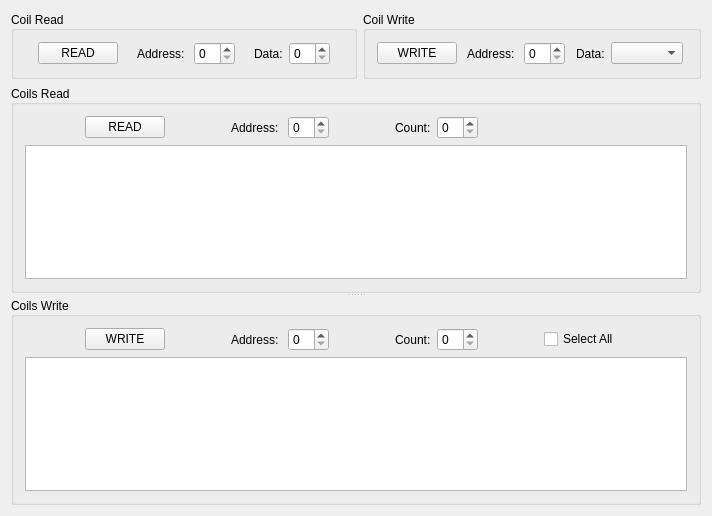
<?xml version="1.0" encoding="UTF-8"?>
<ui version="4.0">
 <class>CoilWidget</class>
 <widget class="QWidget" name="CoilWidget">
  <property name="geometry">
   <rect>
    <x>0</x>
    <y>0</y>
    <width>712</width>
    <height>516</height>
   </rect>
  </property>
  <property name="windowTitle">
   <string>CoilWidget</string>
  </property>
  <layout class="QVBoxLayout" name="verticalLayout_3">
   <item>
    <layout class="QHBoxLayout" name="horizontalLayout_3">
     <item>
      <widget class="QGroupBox" name="coilReadGroupBox">
       <property name="title">
        <string>Coil Read</string>
       </property>
       <property name="alignment">
        <set>Qt::AlignmentFlag::AlignLeading|Qt::AlignmentFlag::AlignLeft|Qt::AlignmentFlag::AlignVCenter</set>
       </property>
       <layout class="QHBoxLayout" name="horizontalLayout">
        <item>
         <spacer name="horizontalSpacer">
          <property name="orientation">
           <enum>Qt::Orientation::Horizontal</enum>
          </property>
          <property name="sizeHint" stdset="0">
           <size>
            <width>40</width>
            <height>20</height>
           </size>
          </property>
         </spacer>
        </item>
        <item>
         <widget class="QPushButton" name="coilReadBtn">
          <property name="text">
           <string>READ</string>
          </property>
         </widget>
        </item>
        <item>
         <spacer name="horizontalSpacer_2">
          <property name="orientation">
           <enum>Qt::Orientation::Horizontal</enum>
          </property>
          <property name="sizeHint" stdset="0">
           <size>
            <width>40</width>
            <height>20</height>
           </size>
          </property>
         </spacer>
        </item>
        <item>
         <widget class="QLabel" name="coilReadAddressLabel">
          <property name="text">
           <string>Address: </string>
          </property>
         </widget>
        </item>
        <item>
         <widget class="QSpinBox" name="coilReadAddressSpinBox"/>
        </item>
        <item>
         <spacer name="horizontalSpacer_4">
          <property name="orientation">
           <enum>Qt::Orientation::Horizontal</enum>
          </property>
          <property name="sizeHint" stdset="0">
           <size>
            <width>40</width>
            <height>20</height>
           </size>
          </property>
         </spacer>
        </item>
        <item>
         <widget class="QLabel" name="coilReadDataLabel">
          <property name="text">
           <string>Data:</string>
          </property>
         </widget>
        </item>
        <item>
         <widget class="QSpinBox" name="coilReadDataSpinBox"/>
        </item>
        <item>
         <spacer name="horizontalSpacer_3">
          <property name="orientation">
           <enum>Qt::Orientation::Horizontal</enum>
          </property>
          <property name="sizeHint" stdset="0">
           <size>
            <width>40</width>
            <height>20</height>
           </size>
          </property>
         </spacer>
        </item>
       </layout>
      </widget>
     </item>
     <item>
      <widget class="QGroupBox" name="coilWriteGroupBox">
       <property name="title">
        <string>Coil Write</string>
       </property>
       <property name="alignment">
        <set>Qt::AlignmentFlag::AlignLeading|Qt::AlignmentFlag::AlignLeft|Qt::AlignmentFlag::AlignVCenter</set>
       </property>
       <layout class="QHBoxLayout" name="horizontalLayout_2">
        <item>
         <spacer name="horizontalSpacer_5">
          <property name="orientation">
           <enum>Qt::Orientation::Horizontal</enum>
          </property>
          <property name="sizeHint" stdset="0">
           <size>
            <width>1</width>
            <height>20</height>
           </size>
          </property>
         </spacer>
        </item>
        <item>
         <widget class="QPushButton" name="coilWriteBtn">
          <property name="text">
           <string>WRITE</string>
          </property>
         </widget>
        </item>
        <item>
         <spacer name="horizontalSpacer_6">
          <property name="orientation">
           <enum>Qt::Orientation::Horizontal</enum>
          </property>
          <property name="sizeHint" stdset="0">
           <size>
            <width>40</width>
            <height>20</height>
           </size>
          </property>
         </spacer>
        </item>
        <item>
         <widget class="QLabel" name="coilWriteAddressLabel">
          <property name="text">
           <string>Address: </string>
          </property>
         </widget>
        </item>
        <item>
         <widget class="QSpinBox" name="coilWriteAddressSpinBox"/>
        </item>
        <item>
         <spacer name="horizontalSpacer_7">
          <property name="orientation">
           <enum>Qt::Orientation::Horizontal</enum>
          </property>
          <property name="sizeHint" stdset="0">
           <size>
            <width>40</width>
            <height>20</height>
           </size>
          </property>
         </spacer>
        </item>
        <item>
         <widget class="QLabel" name="coilWriteDataLabel">
          <property name="text">
           <string>Data:</string>
          </property>
         </widget>
        </item>
        <item>
         <widget class="QComboBox" name="coilWriteDataComboBox"/>
        </item>
        <item>
         <spacer name="horizontalSpacer_8">
          <property name="orientation">
           <enum>Qt::Orientation::Horizontal</enum>
          </property>
          <property name="sizeHint" stdset="0">
           <size>
            <width>40</width>
            <height>20</height>
           </size>
          </property>
         </spacer>
        </item>
       </layout>
      </widget>
     </item>
    </layout>
   </item>
   <item>
    <widget class="QSplitter" name="splitter">
     <property name="orientation">
      <enum>Qt::Orientation::Vertical</enum>
     </property>
     <widget class="QGroupBox" name="coilsReadGroupBox">
      <property name="title">
       <string>Coils Read</string>
      </property>
      <property name="alignment">
       <set>Qt::AlignmentFlag::AlignLeading|Qt::AlignmentFlag::AlignLeft|Qt::AlignmentFlag::AlignVCenter</set>
      </property>
      <layout class="QVBoxLayout" name="verticalLayout">
       <item>
        <layout class="QHBoxLayout" name="horizontalLayout_4">
         <item>
          <spacer name="horizontalSpacer_9">
           <property name="orientation">
            <enum>Qt::Orientation::Horizontal</enum>
           </property>
           <property name="sizeType">
            <enum>QSizePolicy::Policy::Fixed</enum>
           </property>
           <property name="sizeHint" stdset="0">
            <size>
             <width>60</width>
             <height>20</height>
            </size>
           </property>
          </spacer>
         </item>
         <item>
          <widget class="QPushButton" name="coilsReadBtn">
           <property name="text">
            <string>READ</string>
           </property>
          </widget>
         </item>
         <item>
          <spacer name="horizontalSpacer_10">
           <property name="orientation">
            <enum>Qt::Orientation::Horizontal</enum>
           </property>
           <property name="sizeType">
            <enum>QSizePolicy::Policy::Fixed</enum>
           </property>
           <property name="sizeHint" stdset="0">
            <size>
             <width>60</width>
             <height>20</height>
            </size>
           </property>
          </spacer>
         </item>
         <item>
          <widget class="QLabel" name="coilsReadAddressLabel">
           <property name="text">
            <string>Address: </string>
           </property>
          </widget>
         </item>
         <item>
          <widget class="QSpinBox" name="coilsReadAddressSpinBox"/>
         </item>
         <item>
          <spacer name="horizontalSpacer_11">
           <property name="orientation">
            <enum>Qt::Orientation::Horizontal</enum>
           </property>
           <property name="sizeType">
            <enum>QSizePolicy::Policy::Fixed</enum>
           </property>
           <property name="sizeHint" stdset="0">
            <size>
             <width>60</width>
             <height>20</height>
            </size>
           </property>
          </spacer>
         </item>
         <item>
          <widget class="QLabel" name="coilsReadCountLabel">
           <property name="text">
            <string>Count:</string>
           </property>
          </widget>
         </item>
         <item>
          <widget class="QSpinBox" name="coilsReadCountSpinBox"/>
         </item>
         <item>
          <spacer name="horizontalSpacer_12">
           <property name="orientation">
            <enum>Qt::Orientation::Horizontal</enum>
           </property>
           <property name="sizeHint" stdset="0">
            <size>
             <width>40</width>
             <height>20</height>
            </size>
           </property>
          </spacer>
         </item>
        </layout>
       </item>
       <item>
        <widget class="QTableView" name="coilsReadTableView"/>
       </item>
      </layout>
     </widget>
     <widget class="QGroupBox" name="coilsWriteGroupBox">
      <property name="title">
       <string>Coils Write</string>
      </property>
      <property name="alignment">
       <set>Qt::AlignmentFlag::AlignLeading|Qt::AlignmentFlag::AlignLeft|Qt::AlignmentFlag::AlignVCenter</set>
      </property>
      <layout class="QVBoxLayout" name="verticalLayout_2">
       <item>
        <layout class="QHBoxLayout" name="horizontalLayout_5">
         <item>
          <spacer name="horizontalSpacer_13">
           <property name="orientation">
            <enum>Qt::Orientation::Horizontal</enum>
           </property>
           <property name="sizeType">
            <enum>QSizePolicy::Policy::Fixed</enum>
           </property>
           <property name="sizeHint" stdset="0">
            <size>
             <width>60</width>
             <height>20</height>
            </size>
           </property>
          </spacer>
         </item>
         <item>
          <widget class="QPushButton" name="coilsWriteBtn">
           <property name="text">
            <string>WRITE</string>
           </property>
          </widget>
         </item>
         <item>
          <spacer name="horizontalSpacer_15">
           <property name="orientation">
            <enum>Qt::Orientation::Horizontal</enum>
           </property>
           <property name="sizeType">
            <enum>QSizePolicy::Policy::Fixed</enum>
           </property>
           <property name="sizeHint" stdset="0">
            <size>
             <width>60</width>
             <height>20</height>
            </size>
           </property>
          </spacer>
         </item>
         <item>
          <widget class="QLabel" name="coilsWriteAddressLabel">
           <property name="text">
            <string>Address: </string>
           </property>
          </widget>
         </item>
         <item>
          <widget class="QSpinBox" name="coilsWriteAddressSpinBox"/>
         </item>
         <item>
          <spacer name="horizontalSpacer_16">
           <property name="orientation">
            <enum>Qt::Orientation::Horizontal</enum>
           </property>
           <property name="sizeType">
            <enum>QSizePolicy::Policy::Fixed</enum>
           </property>
           <property name="sizeHint" stdset="0">
            <size>
             <width>60</width>
             <height>20</height>
            </size>
           </property>
          </spacer>
         </item>
         <item>
          <widget class="QLabel" name="coilsWriteCountLabel">
           <property name="text">
            <string>Count:</string>
           </property>
          </widget>
         </item>
         <item>
          <widget class="QSpinBox" name="coilsWriteCountSpinBox"/>
         </item>
         <item>
          <spacer name="horizontalSpacer_17">
           <property name="orientation">
            <enum>Qt::Orientation::Horizontal</enum>
           </property>
           <property name="sizeType">
            <enum>QSizePolicy::Policy::Fixed</enum>
           </property>
           <property name="sizeHint" stdset="0">
            <size>
             <width>60</width>
             <height>20</height>
            </size>
           </property>
          </spacer>
         </item>
         <item>
          <widget class="QCheckBox" name="coilsWriteSelectAllCheckBox">
           <property name="text">
            <string>Select All</string>
           </property>
          </widget>
         </item>
         <item>
          <spacer name="horizontalSpacer_14">
           <property name="orientation">
            <enum>Qt::Orientation::Horizontal</enum>
           </property>
           <property name="sizeHint" stdset="0">
            <size>
             <width>40</width>
             <height>20</height>
            </size>
           </property>
          </spacer>
         </item>
        </layout>
       </item>
       <item>
        <widget class="QTableView" name="coilsWriteTableView"/>
       </item>
      </layout>
     </widget>
    </widget>
   </item>
  </layout>
 </widget>
 <layoutdefault spacing="6" margin="11"/>
 <resources/>
 <connections/>
</ui>
